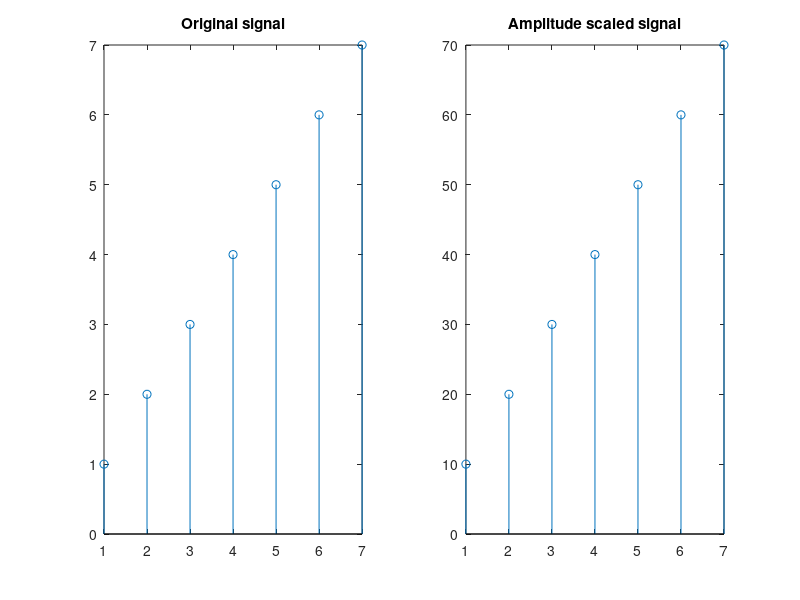

Write MATLAB code to recreate this figure.
%% Experiment 2
% Amplitude Scaling

X = [1 2 3 4 5 6 7];
%%
% Scaling factor: 10

subplot(121),stem(X),title('Original signal')
subplot(122),stem(X.*10),title('Amplitude scaled signal')